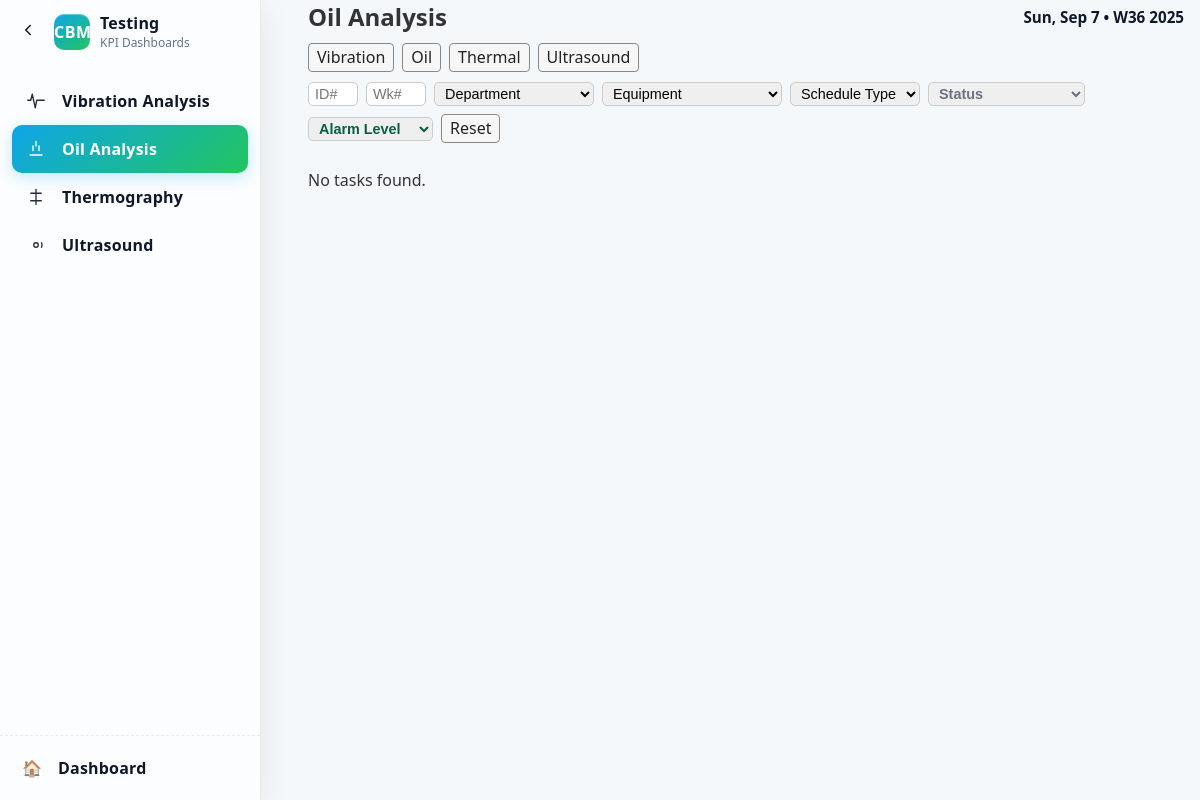
Page /technician/oil on the earlier database version.
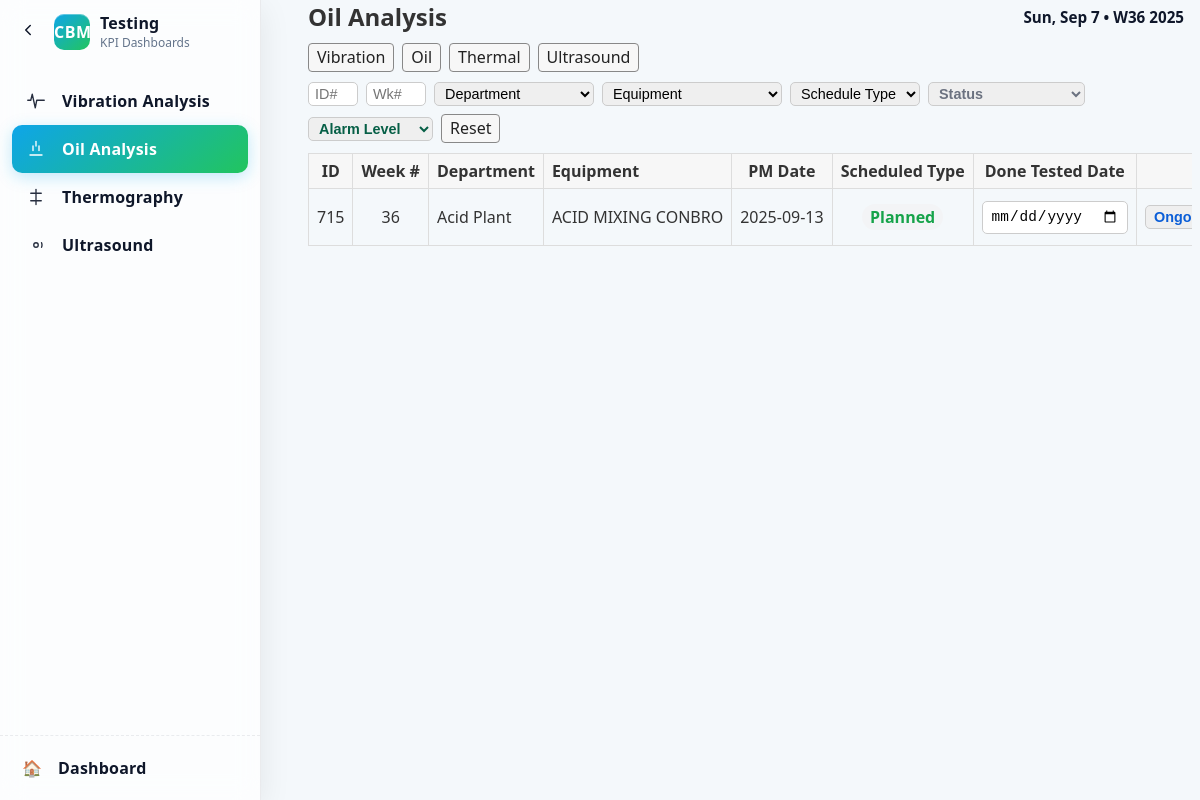
Same page on the later database version.
### app/models.py (models this page shows)
class CBMTesting(db.Model):
    __tablename__ = 'CBM_Testing'
    Testing_ID = db.Column(db.Integer, primary_key=True)
    CBM_Technician_ID = db.Column(db.Integer, db.ForeignKey('CBM_Technician.CBM_ID'))
    Equipment_ID = db.Column(db.Integer, db.ForeignKey('Equipment.EquipmentID'))
    Test_Date = db.Column(db.Text)
    Result = db.Column(db.Text)
    technician = db.relationship('CBMTechnician', backref='testings')
    equipment = db.relationship('Equipment', backref='testings')

### tables this page shows
CREATE TABLE Planner (
    id INTEGER PRIMARY KEY AUTOINCREMENT,
    week_number INTEGER,
    year INTEGER,
    department TEXT,
    equipment TEXT,
    date TEXT,
    day TEXT,
    pm_date TEXT,
    schedule_type TEXT DEFAULT 'Planned',
    proposed_target_date TEXT
);

### app/technician_routes.py (the view)
@technician.route('/oil')
def technician_oil():
    return _render_type_page('oil', 'technician/oil.html')

### app/technician_routes.py (called while the page is built)
def _row_to_task_dict(row):
    try:
        done_date = row['Done_Tested_Date']
    except Exception:
        try:
            done_date = row.get('Done_Tested_Date')
        except Exception:
            done_date = None
    return dict(
        id=row['Testing_ID'],
        planner_id=row['planner_id'],
        testing_type=row['Test_Type'],
        status=row['Status'] or ('done' if (row['Done'] or 0) == 1 else 'todo'),
        alarm_level=row['Alarm_Level'],
        notes=row['Notes'],
        equipment=row['equipment'],
        department=row['department'],
        week_number=row['week_number'],
        year=row['year'],
        done_tested_date=done_date,
    updated_at=(row.get('updated_at') if isinstance(row, dict) else None),
    )

### app/templates/technician/oil.html
{% extends 'technician/_type_base.html' %}
{% block content %}{{ super() }}{% endblock %}

### app/templates/technician/_type_base.html (shortened to what the changed rows need)
<!DOCTYPE html>
<html lang="en">
<head>
  <link rel="stylesheet" href="/static/style.css">
</head>
<body>
  <div class="app-shell">
  <main class="container tech-container">
  {% block content %}
    <div style="margin-bottom:10px; display:flex; align-items:center; justify-content:space-between; gap:12px;">
      <h2 style="margin:0;">{{ page_title }}</h2>
      <div class="date-indicator" aria-hidden="true">
        <div class="date-left"><div id="date-indicator-date" class="date-indicator-date"></div><div id="date-indicator-day" class="date-indicator-day"></div></div>
      </div>
    </div>
    <nav style="margin-bottom:10px; display:flex; gap:8px; flex-wrap:wrap;">
      <a class="btn" href="/technician/vibration">Vibration</a>
      <a class="btn" href="/technician/oil">Oil</a>
      <a class="btn" href="/technician/thermal">Thermal</a>
      <a class="btn" href="/technician/ultrasonic">Ultrasound</a>
    </nav>
    <form method="get" id="techFilterForm" class="inline auto-filter-form" style="gap:8px; flex-wrap:wrap; margin-bottom:10px;">
  <input type="text" name="planner_id" value="{{ (filters.planner_id if filters) or '' }}" placeholder="ID#" style="width:50px;" />
  <input type="number" name="week_number" value="{{ (filters.week_number if filters) or '' }}" placeholder="Wk#" style="width:60px;" />
      <select name="department" style="width:160px;">
      </select>
      <select name="equipment" style="width:180px;">
      </select>
      <select name="schedule_type">
      </select>
      <select name="status">
      </select>
      {% set is_validation = filters and (filters.schedule_type or '')|lower == 'validation' %}
      <select name="alarm_level">
      </select>
      <a class="btn" href="{{ request.path }}">Reset</a>
    </form>
    {% if tasks|length == 0 %}
      <p>No tasks found.</p>
    {% else %}
    <div style="overflow-x:auto;">
      <table class="table" style="white-space:nowrap;">
        <thead>
          <tr>
            <th class="text-center">ID</th>
            <th class="text-center">Week #</th>
            <th class="text-left">Department</th>
            <th class="text-left">Equipment</th>
            <th class="text-center">PM Date</th>
            <th class="text-center">Scheduled Type</th>
            <th class="text-center">Done Tested Date</th>
            <th class="text-center">Status</th>
          </tr>
        </thead>
        <tbody>
          {% for t in tasks %}
          <tr>
            <td class="text-center">{{ t.planner_id or '' }}</td>
            <td class="text-center">{{ t.week_number or '' }}</td>
            <td class="text-left">{{ t.department }}</td>
            <td class="text-left">{{ t.equipment }}</td>
            <td class="text-center">{{ t.pm_date or '' }}</td>
            <td class="text-center">
              {% set sc = (t.schedule_type or '') %}
              {% if sc %}
                {% set scl = sc|lower %}
                <span class="{{ 'schedule-planned' if scl=='planned' else ('schedule-unplanned' if scl=='unplanned' else 'schedule-validation') }}">{{ sc }}</span>
              {% else %}
                -
              {% endif %}
            </td>
            <td class="text-center">
              <input type="date" name="done_tested_date" form="update-{{ t.id }}" value="{{ (t.done_tested_date or '')[:10] }}" />
            </td>
            <td class="text-center">
              {% set s = (t.status or '') %}
              <select name="status" form="update-{{ t.id }}">
                <option value="Ongoing" {% if s|lower in ['ongoing','todo'] %}selected{% endif %}>Ongoing</option>
              </select>
            </td>
              {% set scl = (t.schedule_type or '')|lower %}
          </tr>
          {% endfor %}
        </tbody>
      </table>
    </div>
    {% endif %}
  {% endblock %}
  </main>
</body>
</html>

Differences in the rows shown:
added CBMTesting: Test_Type "Oil Analysis", planner "715", week_number "36", department "Acid Plant", equipment "ACID MIXING CONBRO", pm_date "2025-09-13", status "Ongoing"
now on this page (row unchanged): Planner: schedule_type "Planned"
Other differences:
{{ page_title }}: "Oil Analysis" → (not shown)
text no longer shown: "No tasks found."
text now shown: "ID Week # Department Equipment PM Date Scheduled Type Done Tested Date"
